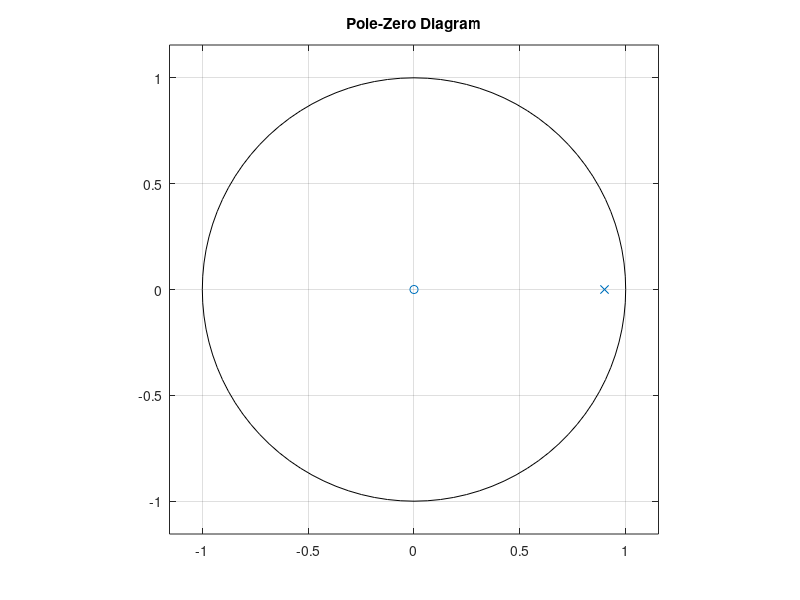

MATLAB code for this plot:
pkg load signal

numer = [1];
denom = [1 -0.9];

poles = roots(denom);
zeros = roots(numer);

zplane(numer, denom);
title("Pole-Zero Diagram");
grid on;
